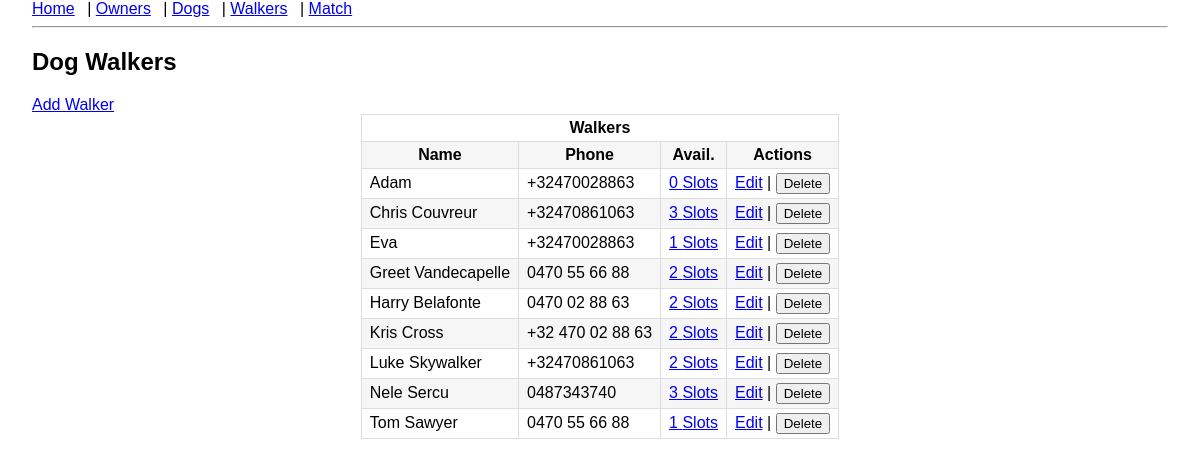
Page /walkers on the earlier database version.
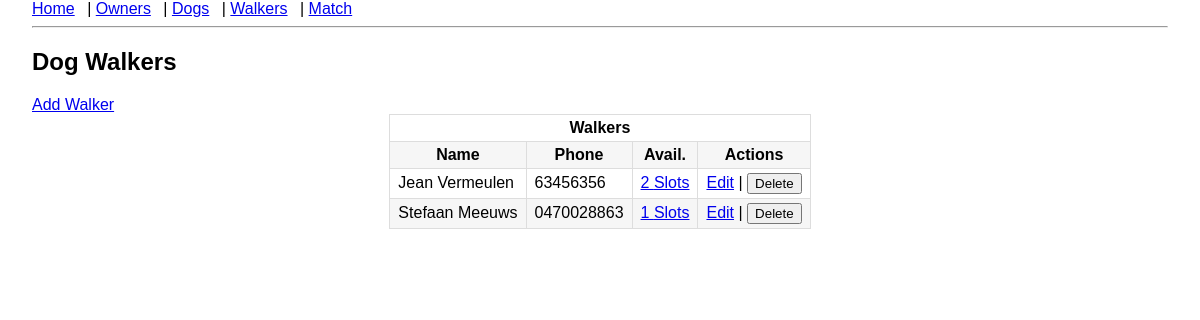
Same page on the later database version.
### models.py (models this page shows)
class DogWalker(db.Model):
    id = db.Column(db.Integer, primary_key=True)
    name = db.Column(db.String(100), nullable=False)
    phone = db.Column(db.String(40))
    availabilities = db.relationship(
        "Availability", backref="walker", cascade="all, delete-orphan"
    )

### app.py (the view)
@app.route("/walkers")
def walkers():
    walkers = DogWalker.query.order_by(DogWalker.name.asc()).all()
    table_name = DogWalker.__tablename__
    return render_template("walkers.html", walkers=walkers)

### templates/walkers.html
{% extends "layout.html" %}
{% block content %}
<h2>Dog Walkers</h2>
<a href="{{ url_for('add_walker') }}">Add Walker</a>
<table class="table table-striped table-centered">
    <thead>
    <tr>
        <th colspan="4">Walkers</th>
    </tr>
    <tr>
        <th>Name</th>
        <th>Phone</th>
        <th>Avail.</th>
        <th>Actions</th>
    </tr>
    </thead>
    {% for walker in walkers %}
    <tr>
        <td>{{ walker.name }}</td>
        <td>{{ walker.phone }}</td>
        <td>
            <a href="{{ url_for('manage_availability', entity='walker', entity_id=walker.id) }}">
                {{ walker.availabilities|length }} Slots
            </a>
        </td>
        <td>
            <a href="{{ url_for('edit_walker', walker_id=walker.id) }}">Edit</a>
            |
            <form action="{{ url_for('delete_walker', walker_id=walker.id) }}" method="post" style="display:inline;">
                <button type="submit" onclick="return confirm('Are you sure you want to delete this walker?');" class="btn btn-danger">
                    Delete
                </button>
            </form>
        </td>
    </tr>
    {% endfor %}
</table>
{% endblock %}

Differences in the rows shown:
removed DogWalker: name "Adam", phone "+32470028863", availabilities|length "0"
removed DogWalker: name "Chris Couvreur", phone "+32470861063", availabilities|length "3"
removed DogWalker: name "Eva", phone "+32470028863", availabilities|length "1"
removed DogWalker: name "Harry Belafonte", phone "0470 02 88 63", availabilities|length "2"
removed DogWalker: name "Kris Cross", phone "+32 470 02 88 63", availabilities|length "2"
removed DogWalker: name "Luke Skywalker", phone "+32470861063", availabilities|length "2"
removed DogWalker: name "Nele Sercu", phone "0487343740", availabilities|length "3"
removed DogWalker: name "Tom Sawyer", phone "0470 55 66 88", availabilities|length "1"
added DogWalker: name "Jean Vermeulen", phone "63456356", availabilities|length "2"
changed DogWalker: name "Greet Vandecapelle" → "Stefaan Meeuws"; phone "0470 55 66 88" → "0470028863"; availabilities|length "2" → "1"
